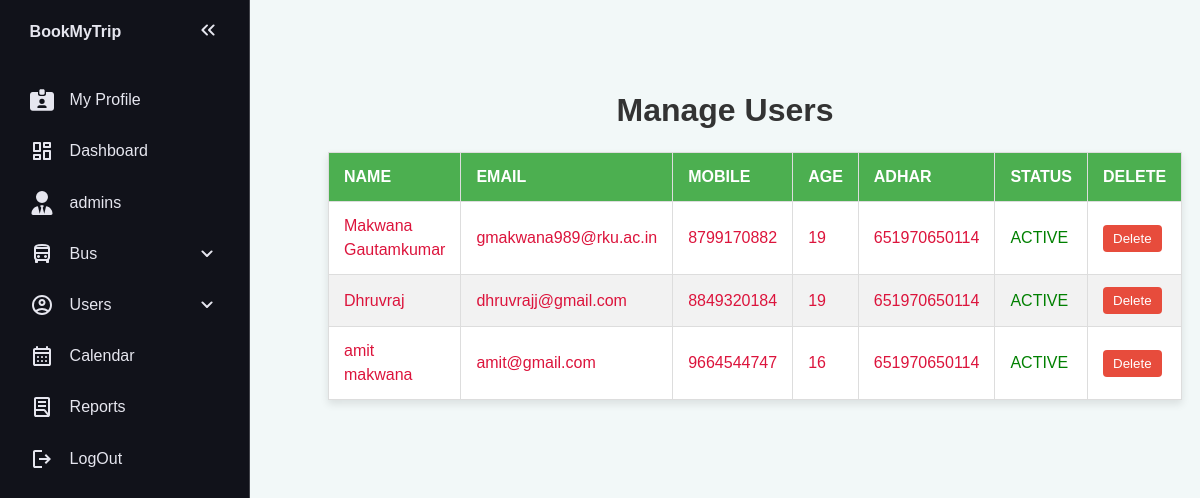
/admin/manage_users.php (signed in), run on the app's committed database.
### tables this page shows
CREATE TABLE `users` (
  `id` int(11) NOT NULL,
  `name` varchar(100) NOT NULL,
  `email` varchar(100) NOT NULL,
  `mobile` varchar(15) NOT NULL,
  `adhar` varchar(12) NOT NULL,
  `age` int(11) NOT NULL,
  `password` varchar(255) NOT NULL,
  `created_at` timestamp NOT NULL DEFAULT current_timestamp(),
  `status` varchar(10) DEFAULT 'ACTIVE'
);

### admin/manage_users.php (the view, shortened to what this page needs)
<?php
require_once '../db_connection.php';
$query = "SELECT * FROM users";
$result = $conn->query($query);
?>
<!DOCTYPE html>
<html lang="en">
<head>
  <link rel="stylesheet" href="myadmin-style.css">
</head>
<body>
  <nav id="sidebar">
    <ul>
      <li>
        <span class="logo">BookMyTrip</span>
        <button onclick=toggleSidebar() id="toggle-btn">
        </button>
      </li>
      <li>
        <a href="profile.php">
          <span>My Profile</span>
        </a>
      </li>
      <li>
        <a href="admin_dashboard.php">
          <span>Dashboard</span>
        </a>
      </li>
      <li>
        <a href="admin_details.php">
          <span>admins</span>
        </a>
      </li>
      <li>
        <button onclick=toggleSubMenu(this) class="dropdown-btn">
          <span>Bus</span>
          <svg xmlns="http://www.w3.org/2000/svg" height="24px" viewBox="0 -960 960 960" width="24px" fill="#e8eaed"><path d="M480-361q-8 0-15-2.5t-13-8.5L268-556q-11-11-11-28t11-28q11-11 28-11t28 11l156 156 156-156q11-11 28-11t28 11q11 11 11 28t-11 28L508-372q-6 6-13 8.5t-15 2.5Z"/></svg>
        </button>
      </li>
      <li>
        <button onclick=toggleSubMenu(this) class="dropdown-btn">
          <span>Users</span>
          <svg xmlns="http://www.w3.org/2000/svg" height="24px" viewBox="0 -960 960 960" width="24px" fill="#e8eaed"><path d="M480-361q-8 0-15-2.5t-13-8.5L268-556q-11-11-11-28t11-28q11-11 28-11t28 11l156 156 156-156q11-11 28-11t28 11q11 11 11 28t-11 28L508-372q-6 6-13 8.5t-15 2.5Z"/></svg>
        </button>
      </li>
      <li>
        <a href="calendar.php">
          <span>Calendar</span>
        </a>
      </li>
      <li>
        <a href="reports.php">
          <span>Reports</span>
        </a>
      </li>
      <li>
        <a href="logout.php">
          <svg xmlns="http://www.w3.org/2000/svg" height="24px" viewBox="0 -960 960 960" width="24px" fill="#e8eaed"><path d="M200-120q-33 0-56.5-23.5T120-200v-560q0-33 23.5-56.5T200-840h280v80H200v560h280v80H200Zm440-160-55-58 102-102H360v-80h327L585-622l55-58 200 200-200 200Z"/></svg>
          <span>LogOut</span>
        </a>
      </li>
    </ul>
  </nav>
  <main>
    <div class="container">
        <h1>Manage Users</h1>
        <table border="1">
            <thead>
                <tr>
                    <th>Name</th>
                    <th>Email</th>
                    <th>Mobile</th>
                    <th>Age</th>
                    <th>Adhar</th>
                    <th>Status</th>
                    <th>Delete</th>
                </tr>
            </thead>
            <tbody>
                <?php if ($result->num_rows > 0): ?>
                <?php while ($user = $result->fetch_assoc()): ?>
                    <tr>
                      <td><?php echo htmlspecialchars($user['name']); ?></td>
                      <td><?php echo htmlspecialchars($user['email']); ?></td>
                      <td><?php echo htmlspecialchars($user['mobile']); ?></td>
                      <td><?php echo htmlspecialchars($user['age']); ?></td>
                      <td><?php echo htmlspecialchars($user['adhar']); ?></td>
                      <td style="color:green;"><?php echo htmlspecialchars($user['status']); ?></td>
                      <td>
                          <a href="deleteUser.php?user_id=<?php echo urldecode($user['id']);?>">
                              <button class="button" type="button" disabled>Delete</button>
                          </a>
                      </td>
                    </tr>
                <?php endwhile; ?>
            </tbody>
        </table>
        <?php else: ?>
            <p>No users found.</p>
          <?php endif; ?>
    </div>
  </main>
</body>
</html>

### admin/myadmin-style.css (style rules this page uses)
:root { --base-clr: #11121a; --line-clr: #42434a; --hover-clr: #222533; --text-clr: #e6e6ef; --accent-clr: #5e63ff; --secondary-text-clr: #b0b3c1; --myclr: #dc143c; --myclr-light: #832f40; --myclr-dark: #b40a2c; }
* { margin: 0; padding: 0; }
html { font-family: Poppins, 'Segoe UI', Tahoma, Geneva, Verdana, sans-serif; line-height: 1.5rem; }
body { min-height: 100vh; min-height: 100dvh; background-color: #F2F8F8; color: var(--myclr); display: grid; grid-template-columns: auto 1fr; }
#sidebar { box-sizing: border-box; height: 100vh; width: 250px; padding: 5px 1em; background-color: var(--base-clr); border-right: 1px solid var(--line-clr); position: sticky; top: 0; align-self: start; transition: 300ms ease-in-out; overflow: hidden; text-wrap: nowrap; z-index: 1; }
#sidebar ul { list-style: none; }
#sidebar a, #sidebar .dropdown-btn, #sidebar .logo { border-radius: .5em; padding: .85em; text-decoration: none; color: var(--text-clr); display: flex; align-items: center; gap: 1em; }
.dropdown-btn { width: 100%; text-align: left; background: none; border: none; font: inherit; cursor: pointer; }
#sidebar svg { flex-shrink: 0; fill: var(--text-clr); }
#sidebar a span, #sidebar .dropdown-btn span { flex-grow: 1; }
.dropdown-btn svg { transition: 200ms ease; }
main { padding: min(30px, 7%); }
h1 { text-align: center; margin: 20px 0; color: #333; }
table { width: 90%; margin: 20px auto; border-collapse: collapse; box-shadow: 0 4px 8px rgba(0, 0, 0, 0.1); background-color: #fff; }
table th, table td { padding: 12px 15px; text-align: left; border: 1px solid #ddd; }
table th { background-color: #4CAF50; color: white; text-transform: uppercase; }
table tr:nth-child(even) { background-color: #f2f2f2; }
.button { padding: 6px 10px; background-color: #e74c3c; color: white; border: none; border-radius: 4px; cursor: pointer; }
a { text-decoration: none; }
h1 { text-align: center; margin-bottom: 30px; color: #333; }
button { background-color: #427cfa; color: white; border: none; border-radius: 5px; padding: 10px 20px; cursor: pointer; transition: background-color 0.3s ease-in-out; }
body { font-family: Arial, sans-serif; }

### data on the page
users: name "Makwana Gautamkumar", email "gmakwana989@rku.ac.in", mobile "8799170882", age "19", adhar "651970650114", status "ACTIVE"
users: name "Dhruvraj", email "dhruvrajj@gmail.com", mobile "8849320184", age "19", adhar "651970650114", status "ACTIVE"
users: name "amit makwana", email "amit@gmail.com", mobile "9664544747", age "16", adhar "651970650114", status "ACTIVE"
